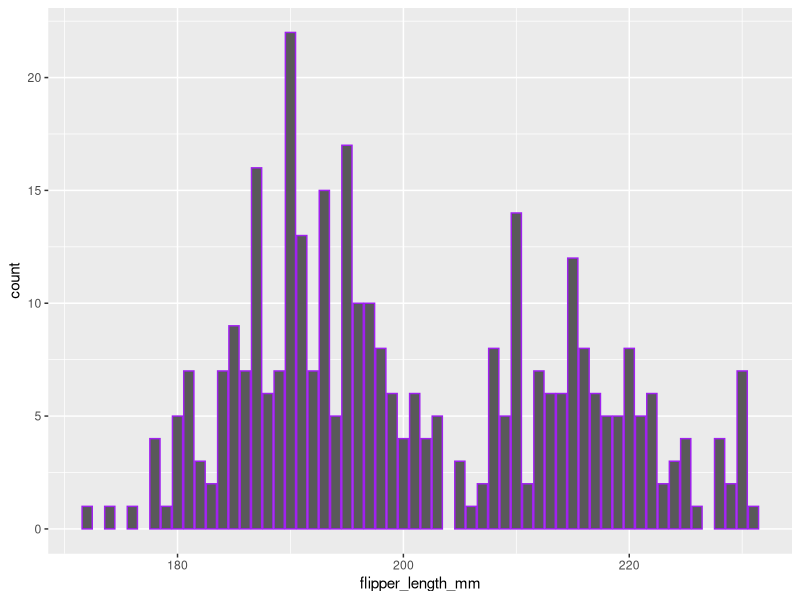

R code for this plot:
## ---- chunk 1
library(tidyverse)
library(palmerpenguins)
## ---- chunk 2
ggplot(data = penguins) +
  geom_bar(mapping = aes(x=flipper_length_mm, ), color = "purple")
